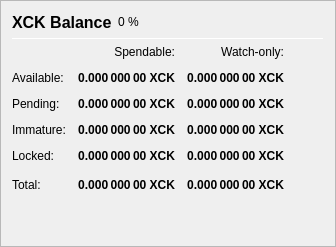
                   <widget class="QFrame" name="frame_Balances">
                    <property name="frameShape">
                     <enum>QFrame::StyledPanel</enum>
                    </property>
                    <property name="frameShadow">
                     <enum>QFrame::Raised</enum>
                    </property>
                    <layout class="QVBoxLayout" name="verticalLayout_4">
                     <item>
                      <layout class="QHBoxLayout" name="horizontalLayout_4">
                       <item>
                        <widget class="QLabel" name="label_5">
                         <property name="minimumSize">
                          <size>
                           <width>0</width>
                           <height>20</height>
                          </size>
                         </property>
                         <property name="font">
                          <font>
                           <pointsize>12</pointsize>
                           <weight>75</weight>
                           <bold>true</bold>
                          </font>
                         </property>
                         <property name="text">
                          <string>XCK Balance</string>
                         </property>
                        </widget>
                       </item>
                       <item>
                        <widget class="QLabel" name="labelXCKPercent">
                         <property name="text">
                          <string notr="true">0 %</string>
                         </property>
                        </widget>
                       </item>
                       <item>
                        <spacer name="horizontalSpacer_3">
                         <property name="orientation">
                          <enum>Qt::Horizontal</enum>
                         </property>
                         <property name="sizeHint" stdset="0">
                          <size>
                           <width>40</width>
                           <height>20</height>
                          </size>
                         </property>
                        </spacer>
                       </item>
                      </layout>
                     </item>
                     <item>
                      <widget class="Line" name="line_Balance">
                       <property name="minimumSize">
                        <size>
                         <width>0</width>
                         <height>1</height>
                        </size>
                       </property>
                       <property name="maximumSize">
                        <size>
                         <width>16777215</width>
                         <height>1</height>
                        </size>
                       </property>
                       <property name="orientation">
                        <enum>Qt::Horizontal</enum>
                       </property>
                      </widget>
                     </item>
                     <item>
                      <layout class="QGridLayout" name="gridLayout">
                       <property name="spacing">
                        <number>12</number>
                       </property>
                       <item row="0" column="1">
                        <widget class="QLabel" name="labelSpendable">
                         <property name="text">
                          <string>Spendable:</string>
                         </property>
                         <property name="alignment">
                          <set>Qt::AlignRight|Qt::AlignTrailing|Qt::AlignVCenter</set>
                         </property>
                        </widget>
                       </item>
                       <item row="0" column="2">
                        <widget class="QLabel" name="labelWatchonly">
                         <property name="text">
                          <string>Watch-only:</string>
                         </property>
                         <property name="alignment">
                          <set>Qt::AlignRight|Qt::AlignTrailing|Qt::AlignVCenter</set>
                         </property>
                        </widget>
                       </item>
                       <item row="1" column="0">
                        <widget class="QLabel" name="labelBalanceText">
                         <property name="text">
                          <string>Available:</string>
                         </property>
                        </widget>
                       </item>
                       <item row="1" column="1">
                        <widget class="QLabel" name="labelBalance">
                         <property name="font">
                          <font>
                           <weight>75</weight>
                           <bold>true</bold>
                          </font>
                         </property>
                         <property name="cursor">
                          <cursorShape>IBeamCursor</cursorShape>
                         </property>
                         <property name="toolTip">
                          <string>Your current spendable balance</string>
                         </property>
                         <property name="text">
                          <string notr="true">0.000 000 00 XCK</string>
                         </property>
                         <property name="alignment">
                          <set>Qt::AlignRight|Qt::AlignTrailing|Qt::AlignVCenter</set>
                         </property>
                         <property name="textInteractionFlags">
                          <set>Qt::LinksAccessibleByMouse|Qt::TextSelectableByKeyboard|Qt::TextSelectableByMouse</set>
                         </property>
                        </widget>
                       </item>
                       <item row="1" column="2">
                        <widget class="QLabel" name="labelWatchAvailable">
                         <property name="font">
                          <font>
                           <weight>75</weight>
                           <bold>true</bold>
                          </font>
                         </property>
                         <property name="cursor">
                          <cursorShape>IBeamCursor</cursorShape>
                         </property>
                         <property name="toolTip">
                          <string>Your current balance in watch-only addresses</string>
                         </property>
                         <property name="text">
                          <string notr="true">0.000 000 00 XCK</string>
                         </property>
                         <property name="alignment">
                          <set>Qt::AlignRight|Qt::AlignTrailing|Qt::AlignVCenter</set>
                         </property>
                         <property name="textInteractionFlags">
                          <set>Qt::LinksAccessibleByMouse|Qt::TextSelectableByKeyboard|Qt::TextSelectableByMouse</set>
                         </property>
                        </widget>
                       </item>
                       <item row="2" column="0">
                        <widget class="QLabel" name="labelPendingText">
                         <property name="text">
                          <string>Pending:</string>
                         </property>
                        </widget>
                       </item>
                       <item row="2" column="1">
                        <widget class="QLabel" name="labelUnconfirmed">
                         <property name="font">
                          <font>
                           <weight>75</weight>
                           <bold>true</bold>
                          </font>
                         </property>
                         <property name="cursor">
                          <cursorShape>IBeamCursor</cursorShape>
                         </property>
                         <property name="toolTip">
                          <string>Total of transactions that have yet to be confirmed, and do not yet count toward the spendable balance</string>
                         </property>
                         <property name="text">
                          <string notr="true">0.000 000 00 XCK</string>
                         </property>
                         <property name="alignment">
                          <set>Qt::AlignRight|Qt::AlignTrailing|Qt::AlignVCenter</set>
                         </property>
                         <property name="textInteractionFlags">
                          <set>Qt::LinksAccessibleByMouse|Qt::TextSelectableByKeyboard|Qt::TextSelectableByMouse</set>
                         </property>
                        </widget>
                       </item>
                       <item row="2" column="2">
                        <widget class="QLabel" name="labelWatchPending">
                         <property name="font">
                          <font>
                           <weight>75</weight>
                           <bold>true</bold>
                          </font>
                         </property>
                         <property name="cursor">
                          <cursorShape>IBeamCursor</cursorShape>
                         </property>
                         <property name="toolTip">
                          <string>Unconfirmed transactions to watch-only addresses</string>
                         </property>
                         <property name="text">
                          <string notr="true">0.000 000 00 XCK</string>
                         </property>
                         <property name="alignment">
                          <set>Qt::AlignRight|Qt::AlignTrailing|Qt::AlignVCenter</set>
                         </property>
                         <property name="textInteractionFlags">
                          <set>Qt::LinksAccessibleByMouse|Qt::TextSelectableByKeyboard|Qt::TextSelectableByMouse</set>
                         </property>
                        </widget>
                       </item>
                       <item row="3" column="0">
                        <widget class="QLabel" name="labelImmatureText">
                         <property name="text">
                          <string>Immature:</string>
                         </property>
                        </widget>
                       </item>
                       <item row="3" column="1">
                        <widget class="QLabel" name="labelImmature">
                         <property name="font">
                          <font>
                           <weight>75</weight>
                           <bold>true</bold>
                          </font>
                         </property>
                         <property name="cursor">
                          <cursorShape>IBeamCursor</cursorShape>
                         </property>
                         <property name="toolTip">
                          <string>Staked or masternode rewards that has not yet matured</string>
                         </property>
                         <property name="text">
                          <string notr="true">0.000 000 00 XCK</string>
                         </property>
                         <property name="alignment">
                          <set>Qt::AlignRight|Qt::AlignTrailing|Qt::AlignVCenter</set>
                         </property>
                         <property name="textInteractionFlags">
                          <set>Qt::LinksAccessibleByMouse|Qt::TextSelectableByKeyboard|Qt::TextSelectableByMouse</set>
                         </property>
                        </widget>
                       </item>
                       <item row="3" column="2">
                        <widget class="QLabel" name="labelWatchImmature">
                         <property name="font">
                          <font>
                           <weight>75</weight>
                           <bold>true</bold>
                          </font>
                         </property>
                         <property name="cursor">
                          <cursorShape>IBeamCursor</cursorShape>
                         </property>
                         <property name="toolTip">
                          <string>Staked or masternode rewards in watch-only addresses that has not yet matured</string>
                         </property>
                         <property name="text">
                          <string notr="true">0.000 000 00 XCK</string>
                         </property>
                         <property name="alignment">
                          <set>Qt::AlignRight|Qt::AlignTrailing|Qt::AlignVCenter</set>
                         </property>
                         <property name="textInteractionFlags">
                          <set>Qt::LinksAccessibleByMouse|Qt::TextSelectableByKeyboard|Qt::TextSelectableByMouse</set>
                         </property>
                        </widget>
                       </item>
                       <item row="4" column="0">
                        <widget class="QLabel" name="labelLockedBalanceText">
                         <property name="toolTip">
                          <string>Locked XCK or Masternode collaterals. These are excluded from zXCK minting.</string>
                         </property>
                         <property name="text">
                          <string>Locked:</string>
                         </property>
                        </widget>
                       </item>
                       <item row="4" column="1">
                        <widget class="QLabel" name="labelLockedBalance">
                         <property name="font">
                          <font>
                           <weight>75</weight>
                           <bold>true</bold>
                          </font>
                         </property>
                         <property name="cursor">
                          <cursorShape>IBeamCursor</cursorShape>
                         </property>
                         <property name="toolTip">
                          <string>Locked XCK or Masternode collaterals. These are excluded from zXCK minting.</string>
                         </property>
                         <property name="text">
                          <string notr="true">0.000 000 00 XCK</string>
                         </property>
                         <property name="alignment">
                          <set>Qt::AlignRight|Qt::AlignTrailing|Qt::AlignVCenter</set>
                         </property>
                         <property name="textInteractionFlags">
                          <set>Qt::LinksAccessibleByMouse|Qt::TextSelectableByKeyboard|Qt::TextSelectableByMouse</set>
                         </property>
                        </widget>
                       </item>
                       <item row="4" column="2">
                        <widget class="QLabel" name="labelWatchLocked">
                         <property name="font">
                          <font>
                           <weight>75</weight>
                           <bold>true</bold>
                          </font>
                         </property>
                         <property name="cursor">
                          <cursorShape>IBeamCursor</cursorShape>
                         </property>
                         <property name="toolTip">
                          <string>Current locked balance in watch-only addresses</string>
                         </property>
                         <property name="text">
                          <string notr="true">0.000 000 00 XCK</string>
                         </property>
                         <property name="alignment">
                          <set>Qt::AlignRight|Qt::AlignTrailing|Qt::AlignVCenter</set>
                         </property>
                         <property name="textInteractionFlags">
                          <set>Qt::LinksAccessibleByMouse|Qt::TextSelectableByKeyboard|Qt::TextSelectableByMouse</set>
                         </property>
                        </widget>
                       </item>
                       <item row="5" column="0">
                        <widget class="QLabel" name="labelTotalText">
                         <property name="toolTip">
                          <string>Your current SMARTBLOCK balance, unconfirmed and immature transactions included</string>
                         </property>
                         <property name="text">
                          <string>Total:</string>
                         </property>
                        </widget>
                       </item>
                       <item row="5" column="1">
                        <widget class="QLabel" name="labelTotal">
                         <property name="font">
                          <font>
                           <weight>75</weight>
                           <bold>true</bold>
                          </font>
                         </property>
                         <property name="cursor">
                          <cursorShape>IBeamCursor</cursorShape>
                         </property>
                         <property name="toolTip">
                          <string>Your current SMARTBLOCK balance, unconfirmed and immature transactions included</string>
                         </property>
                         <property name="text">
                          <string notr="true">0.000 000 00 XCK</string>
                         </property>
                         <property name="alignment">
                          <set>Qt::AlignRight|Qt::AlignTrailing|Qt::AlignVCenter</set>
                         </property>
                         <property name="textInteractionFlags">
                          <set>Qt::LinksAccessibleByMouse|Qt::TextSelectableByKeyboard|Qt::TextSelectableByMouse</set>
                         </property>
                        </widget>
                       </item>
                       <item row="5" column="2">
                        <widget class="QLabel" name="labelWatchTotal">
                         <property name="font">
                          <font>
                           <weight>75</weight>
                           <bold>true</bold>
                          </font>
                         </property>
                         <property name="cursor">
                          <cursorShape>IBeamCursor</cursorShape>
                         </property>
                         <property name="toolTip">
                          <string>Current total balance in watch-only addresses</string>
                         </property>
                         <property name="text">
                          <string notr="true">0.000 000 00 XCK</string>
                         </property>
                         <property name="alignment">
                          <set>Qt::AlignRight|Qt::AlignTrailing|Qt::AlignVCenter</set>
                         </property>
                         <property name="textInteractionFlags">
                          <set>Qt::LinksAccessibleByMouse|Qt::TextSelectableByKeyboard|Qt::TextSelectableByMouse</set>
                         </property>
                        </widget>
                       </item>
                       <item row="5" column="3">
                        <spacer name="horizontalSpacer_9">
                         <property name="orientation">
                          <enum>Qt::Horizontal</enum>
                         </property>
                         <property name="sizeHint" stdset="0">
                          <size>
                           <width>40</width>
                           <height>20</height>
                          </size>
                         </property>
                        </spacer>
                       </item>
                      </layout>
                     </item>
                     <item>
                      <spacer name="verticalSpacer_3">
                       <property name="orientation">
                        <enum>Qt::Vertical</enum>
                       </property>
                       <property name="sizeHint" stdset="0">
                        <size>
                         <width>20</width>
                         <height>40</height>
                        </size>
                       </property>
                      </spacer>
                     </item>
                    </layout>
                   </widget>
